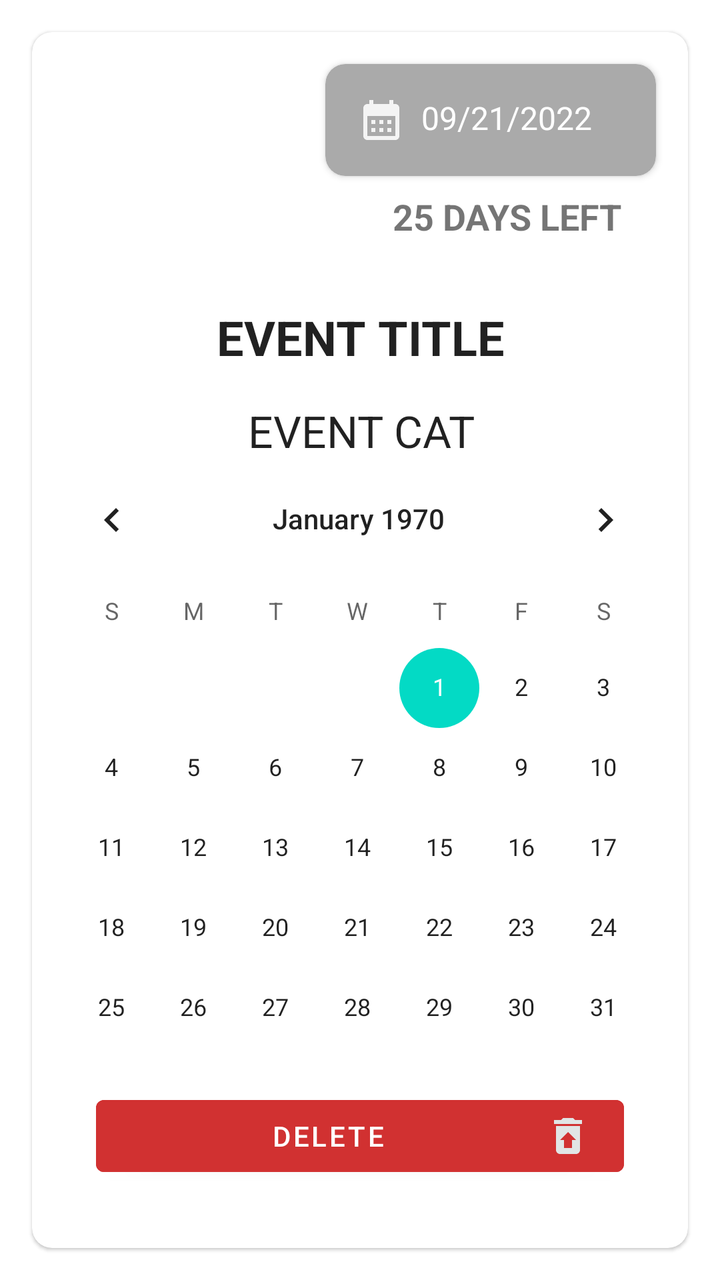
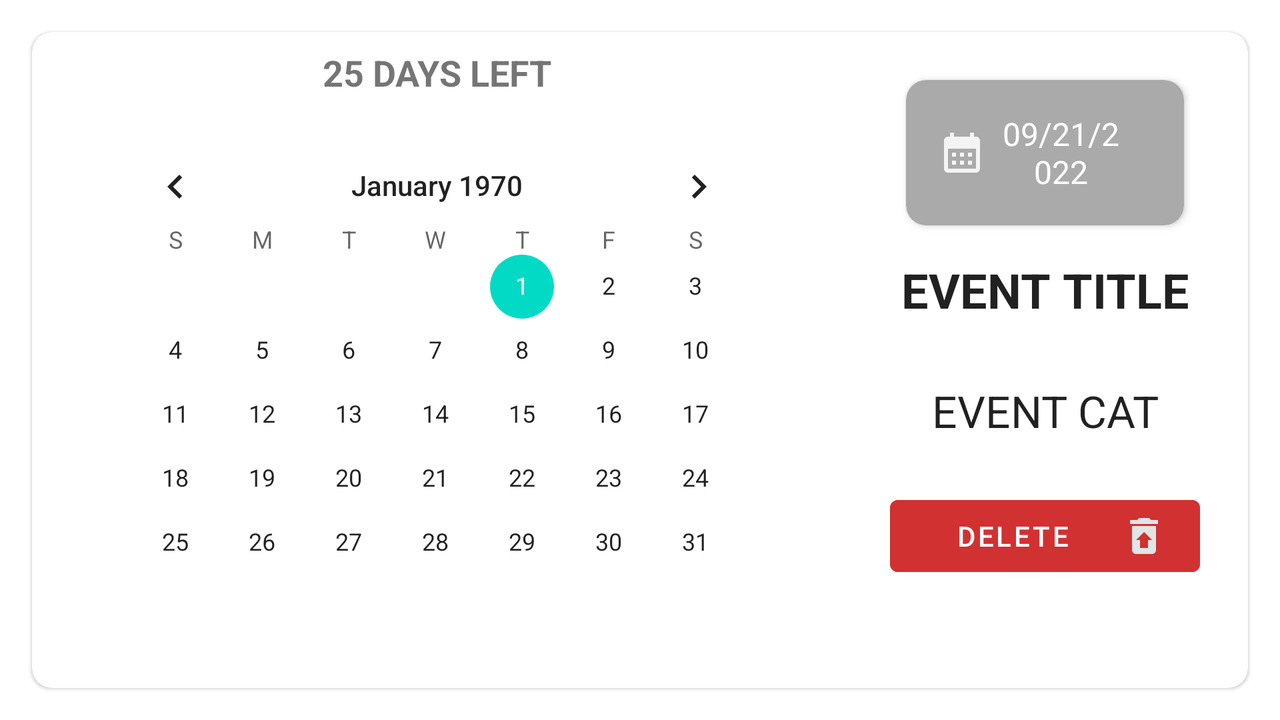

One screen, two layout resources from the same app: the default and the repository's alternative for another configuration. Each is rendered where Android would select it; the XML of both is given below.
<!-- AndroidManifest.xml: application theme Theme.Week_two -->
<!-- res/layout/fragment_thrid.xml -->
<?xml version="1.0" encoding="utf-8"?>
<com.google.android.material.card.MaterialCardView
    xmlns:android="http://schemas.android.com/apk/res/android"
    xmlns:tools="http://schemas.android.com/tools"
    android:layout_width="match_parent"
    android:layout_height="match_parent"
    xmlns:app="http://schemas.android.com/apk/res-auto"
    android:elevation="10dp"
    android:padding="8dp"
    android:layout_margin="16dp"
    app:cardCornerRadius="10dp"
    tools:context=".views.ThirdFragment">

    <androidx.constraintlayout.widget.ConstraintLayout
        android:layout_width="match_parent"
        android:layout_height="match_parent">

        <androidx.cardview.widget.CardView
            android:id="@+id/cardView"
            android:layout_width="wrap_content"
            android:layout_height="wrap_content"
            android:layout_marginTop="16dp"
            android:layout_marginEnd="16dp"
            android:backgroundTint="@android:color/darker_gray"
            android:elevation="10dp"
            app:cardCornerRadius="10dp"
            app:layout_constraintEnd_toEndOf="parent"
            app:layout_constraintTop_toTopOf="parent">

            <TextView
                android:id="@+id/event_date_desc"
                android:layout_width="match_parent"
                android:layout_height="match_parent"
                android:layout_marginTop="16dp"
                android:layout_marginEnd="16dp"
                android:layout_marginBottom="16dp"
                android:drawablePadding="8dp"
                android:paddingHorizontal="16dp"
                android:text="@string/event_desc_date"
                android:textColor="@color/white"
                android:textSize="16sp"
                app:drawableStartCompat="@drawable/ic_calendar" />

        </androidx.cardview.widget.CardView>

        <TextView
            android:id="@+id/event_title_desc"
            android:layout_width="0dp"
            android:layout_height="wrap_content"
            android:layout_marginStart="16dp"
            android:layout_marginTop="32dp"
            android:layout_marginEnd="16dp"
            android:text="@string/event_title"
            android:textAlignment="center"
            android:textAppearance="@style/TextAppearance.AppCompat.Headline"
            android:textStyle="bold"
            app:layout_constraintEnd_toEndOf="parent"
            app:layout_constraintStart_toStartOf="parent"
            app:layout_constraintTop_toBottomOf="@+id/event_days_left" />

        <TextView
            android:id="@+id/event_cat_desc"
            android:layout_width="379dp"
            android:layout_height="wrap_content"
            android:layout_marginTop="16dp"
            android:text="@string/event_cat"
            android:textAlignment="center"
            android:textAppearance="@style/TextAppearance.AppCompat.Large"
            app:layout_constraintEnd_toEndOf="@+id/event_title_desc"
            app:layout_constraintStart_toStartOf="@+id/event_title_desc"
            app:layout_constraintTop_toBottomOf="@+id/event_title_desc" />

        <TextView
            android:id="@+id/event_days_left"
            android:layout_width="0dp"
            android:layout_height="wrap_content"
            android:layout_marginTop="8dp"
            android:text="@string/_25_days_left"
            android:textAlignment="center"
            android:textSize="18sp"
            android:textStyle="bold"
            app:layout_constraintEnd_toEndOf="parent"
            app:layout_constraintStart_toStartOf="@+id/cardView"
            app:layout_constraintTop_toBottomOf="@+id/cardView" />

        <CalendarView
            android:id="@+id/event_cal"
            android:layout_width="wrap_content"
            android:layout_height="wrap_content"
            android:layout_marginStart="14dp"
            android:layout_marginTop="16dp"
            android:layout_marginEnd="16dp"
            app:layout_constraintBottom_toTopOf="@+id/btn_delete_container"
            app:layout_constraintEnd_toEndOf="parent"
            app:layout_constraintStart_toStartOf="parent"
            app:layout_constraintTop_toBottomOf="@+id/event_cat_desc" />

        <include
            android:id="@+id/btn_delete_container"
            layout="@layout/event_delete_button"
            android:layout_width="0dp"
            android:layout_height="wrap_content"
            android:layout_marginStart="32dp"
            android:layout_marginEnd="32dp"
            android:layout_marginBottom="32dp"
            app:layout_constraintBottom_toBottomOf="parent"
            app:layout_constraintEnd_toEndOf="parent"
            app:layout_constraintStart_toStartOf="parent" />

    </androidx.constraintlayout.widget.ConstraintLayout>

</com.google.android.material.card.MaterialCardView>
<!-- res/layout/event_delete_button.xml (included above) -->
<?xml version="1.0" encoding="utf-8"?>
<Button
    xmlns:app="http://schemas.android.com/apk/res-auto"
    xmlns:android="http://schemas.android.com/apk/res/android"
    xmlns:tools="http://schemas.android.com/tools"
    android:id="@+id/btn_delete_event"
    android:layout_width="0dp"
    android:layout_height="wrap_content"
    android:layout_marginStart="32dp"
    android:layout_marginEnd="32dp"
    android:layout_marginBottom="32dp"
    android:backgroundTint="#D13131"
    android:text="@string/event_delete_btn"
    app:drawableEndCompat="@drawable/ic_delete"
    app:layout_constraintBottom_toBottomOf="parent"
    app:layout_constraintEnd_toEndOf="parent"
    app:layout_constraintStart_toStartOf="parent"
    tools:showIn="@layout/fragment_thrid" />
<!-- resources referenced by this layout -->
<resources>
  <!-- drawable ic_calendar (drawable) -->
  <vector
      android:height="24dp"
      android:width="24dp"
      android:tint="#F4F4F4"
      android:viewportHeight="24"
      android:viewportWidth="24"
      xmlns:android="http://schemas.android.com/apk/res/android">
      <path android:fillColor="@android:color/white" android:pathData="M19,4h-1V2h-2v2H8V2H6v2H5C3.89,4 3.01,4.9 3.01,6L3,20c0,1.1 0.89,2 2,2h14c1.1,0 2,-0.9 2,-2V6C21,4.9 20.1,4 19,4zM19,20H5V10h14V20zM9,14H7v-2h2V14zM13,14h-2v-2h2V14zM17,14h-2v-2h2V14zM9,18H7v-2h2V18zM13,18h-2v-2h2V18zM17,18h-2v-2h2V18z"/>
  </vector>
  <!-- drawable ic_delete (drawable) -->
  <vector android:height="24dp" android:tint="#E1E5E5"
      android:viewportHeight="24" android:viewportWidth="24"
      android:width="24dp" xmlns:android="http://schemas.android.com/apk/res/android">
      <path android:fillColor="@android:color/white" android:pathData="M19,4h-3.5l-1,-1h-5l-1,1L5,4v2h14zM6,7v12c0,1.1 0.9,2 2,2h8c1.1,0 2,-0.9 2,-2L18,7L6,7zM14,14v4h-4v-4L8,14l4,-4 4,4h-2z"/>
  </vector>
  <string name="_25_days_left">25 DAYS LEFT</string>
  <string name="event_cat">EVENT CAT</string>
  <string name="event_delete_btn">Delete</string>
  <string name="event_desc_date">09/21/2022</string>
  <string name="event_title">EVENT TITLE</string>
  <style name="Theme.Week_two" parent="Theme.MaterialComponents.DayNight.DarkActionBar">
          
          <item name="colorPrimary">@color/purple_500</item>
          <item name="colorPrimaryVariant">@color/purple_700</item>
          <item name="colorOnPrimary">@color/white</item>
          
          <item name="colorSecondary">@color/teal_200</item>
          <item name="colorSecondaryVariant">@color/teal_700</item>
          <item name="colorOnSecondary">@color/black</item>
          
          <item name="android:statusBarColor" tools:targetApi="l">?attr/colorPrimaryVariant</item>
          
      </style>
</resources>
<!-- res/layout-land/fragment_thrid.xml (the repository's variant of the layout above) -->
<!-- drawn on the phone turned sideways -->
<?xml version="1.0" encoding="utf-8"?>
<com.google.android.material.card.MaterialCardView xmlns:android="http://schemas.android.com/apk/res/android"
    xmlns:tools="http://schemas.android.com/tools"
    android:layout_width="match_parent"
    android:layout_height="match_parent"
    xmlns:app="http://schemas.android.com/apk/res-auto"
    android:elevation="10dp"
    android:padding="8dp"
    android:layout_margin="16dp"
    app:cardCornerRadius="10dp"
    tools:context=".views.ThirdFragment">

    <androidx.constraintlayout.widget.ConstraintLayout
        android:layout_width="match_parent"
        android:layout_height="match_parent">

        <androidx.cardview.widget.CardView
            android:id="@+id/cardView"
            android:layout_width="0dp"
            android:layout_height="wrap_content"
            android:layout_marginStart="32dp"
            android:layout_marginTop="24dp"
            android:layout_marginEnd="32dp"
            android:backgroundTint="@android:color/darker_gray"
            android:elevation="10dp"
            app:cardCornerRadius="10dp"
            app:layout_constraintEnd_toEndOf="parent"
            app:layout_constraintHorizontal_bias="0.0"
            app:layout_constraintStart_toEndOf="@+id/event_days_left"
            app:layout_constraintTop_toTopOf="parent">

            <TextView
                android:id="@+id/event_date_desc"
                android:layout_width="match_parent"
                android:layout_height="match_parent"
                android:layout_marginTop="16dp"
                android:layout_marginEnd="16dp"
                android:layout_marginBottom="16dp"
                android:drawablePadding="8dp"
                android:paddingHorizontal="16dp"
                android:text="@string/event_desc_date"
                android:textAlignment="center"
                android:textColor="@color/white"
                android:textSize="16sp"
                app:drawableStartCompat="@drawable/ic_calendar" />

        </androidx.cardview.widget.CardView>

        <TextView
            android:id="@+id/event_title_desc"
            android:layout_width="0dp"
            android:layout_height="wrap_content"
            android:layout_marginStart="24dp"
            android:layout_marginTop="16dp"
            android:layout_marginEnd="24dp"
            android:text="@string/event_title"
            android:textAlignment="center"
            android:textAppearance="@style/TextAppearance.AppCompat.Headline"
            android:textStyle="bold"
            app:layout_constraintEnd_toEndOf="parent"
            app:layout_constraintHorizontal_bias="1.0"
            app:layout_constraintStart_toStartOf="@+id/guideline3"
            app:layout_constraintTop_toBottomOf="@+id/cardView" />

        <TextView
            android:id="@+id/event_cat_desc"
            android:layout_width="0dp"
            android:layout_height="wrap_content"
            android:layout_marginBottom="32dp"
            android:text="@string/event_cat"
            android:textAlignment="center"
            android:textAppearance="@style/TextAppearance.AppCompat.Large"
            app:layout_constraintBottom_toBottomOf="parent"
            app:layout_constraintEnd_toEndOf="@+id/event_title_desc"
            app:layout_constraintHorizontal_bias="0.0"
            app:layout_constraintStart_toStartOf="@+id/event_title_desc"
            app:layout_constraintTop_toBottomOf="@+id/event_title_desc"
            app:layout_constraintVertical_bias="0.243" />

        <TextView
            android:id="@+id/event_days_left"
            android:layout_width="0dp"
            android:layout_height="wrap_content"
            android:layout_marginTop="8dp"
            android:text="@string/_25_days_left"
            android:textAlignment="center"
            android:textSize="18sp"
            android:textStyle="bold"
            app:layout_constraintEnd_toStartOf="@+id/guideline3"
            app:layout_constraintHorizontal_bias="1.0"
            app:layout_constraintStart_toStartOf="parent"
            app:layout_constraintTop_toTopOf="parent" />

        <CalendarView
            android:id="@+id/event_cal"
            android:layout_width="0dp"
            android:layout_height="wrap_content"
            android:layout_marginStart="32dp"
            android:layout_marginEnd="32dp"
            app:layout_constraintBottom_toBottomOf="parent"
            app:layout_constraintEnd_toStartOf="@+id/guideline3"
            app:layout_constraintStart_toStartOf="parent"
            app:layout_constraintTop_toBottomOf="@+id/event_days_left" />

        <include
            android:id="@+id/btn_delete_container"
            layout="@layout/event_delete_button"
            android:layout_width="0dp"
            android:layout_height="wrap_content"
            android:layout_marginTop="24dp"
            app:layout_constraintEnd_toEndOf="@+id/event_cat_desc"
            app:layout_constraintStart_toStartOf="@+id/event_cat_desc"
            app:layout_constraintTop_toBottomOf="@+id/event_cat_desc" />

        <androidx.constraintlayout.widget.Guideline
            android:id="@+id/guideline3"
            android:layout_width="wrap_content"
            android:layout_height="wrap_content"
            android:orientation="vertical"
            app:layout_constraintGuide_begin="405dp" />
    </androidx.constraintlayout.widget.ConstraintLayout>

</com.google.android.material.card.MaterialCardView>
